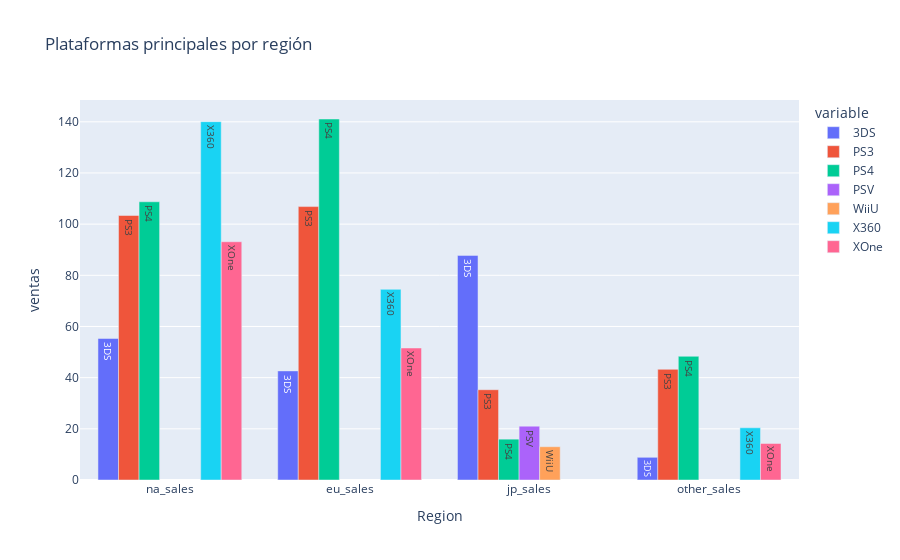

The notebook cell saved with this chart:
### Markdown cell above
**Gráfico 14.** Muestra las ventas de las plataformas principales en cada región. En qué región vende mas o menos cada plataforma

### Code cell
figura2 = px.bar(regions, x="index", y=regions.columns[1:], barmode='group', 
                 text='variable', title='Plataformas principales por región', 
                 labels={'index': 'Region', 'value': 'ventas'}
                 )
figura2

### Figure 1 — Plotly figure (JSON) as saved in the notebook; plotly's stock layout.template omitted (floating-point values rounded to 4 significant figures)
{"data": [{"alignmentgroup": "True", "hovertemplate": "variable=%{text}<br>Region=%{x}<br>ventas=%{y}<extra></extra>", "legendgroup": "3DS", "marker": {"color": "#636efa", "pattern": {"shape": ""}}, "name": "3DS", "offsetgroup": "3DS", "orientation": "v", "showlegend": true, "text": ["3DS", "3DS", "3DS", "3DS"], "textposition": "auto", "type": "bar", "x": ["na_sales", "eu_sales", "jp_sales", "other_sales"], "xaxis": "x", "y": [55.31, 42.64, 87.79, 8.87], "yaxis": "y"}, {"alignmentgroup": "True", "hovertemplate": "variable=%{text}<br>Region=%{x}<br>ventas=%{y}<extra></extra>", "legendgroup": "PS3", "marker": {"color": "#EF553B", "pattern": {"shape": ""}}, "name": "PS3", "offsetgroup": "PS3", "orientation": "v", "showlegend": true, "text": ["PS3", "PS3", "PS3", "PS3"], "textposition": "auto", "type": "bar", "x": ["na_sales", "eu_sales", "jp_sales", "other_sales"], "xaxis": "x", "y": [103.4, 106.9, 35.29, 43.26], "yaxis": "y"}, {"alignmentgroup": "True", "hovertemplate": "variable=%{text}<br>Region=%{x}<br>ventas=%{y}<extra></extra>", "legendgroup": "PS4", "marker": {"color": "#00cc96", "pattern": {"shape": ""}}, "name": "PS4", "offsetgroup": "PS4", "orientation": "v", "showlegend": true, "text": ["PS4", "PS4", "PS4", "PS4"], "textposition": "auto", "type": "bar", "x": ["na_sales", "eu_sales", "jp_sales", "other_sales"], "xaxis": "x", "y": [108.7, 141.1, 15.96, 48.35], "yaxis": "y"}, {"alignmentgroup": "True", "hovertemplate": "variable=%{text}<br>Region=%{x}<br>ventas=%{y}<extra></extra>", "legendgroup": "PSV", "marker": {"color": "#ab63fa", "pattern": {"shape": ""}}, "name": "PSV", "offsetgroup": "PSV", "orientation": "v", "showlegend": true, "text": ["PSV", "PSV", "PSV", "PSV"], "textposition": "auto", "type": "bar", "x": ["na_sales", "eu_sales", "jp_sales", "other_sales"], "xaxis": "x", "y": [null, null, 21.04, null], "yaxis": "y"}, {"alignmentgroup": "True", "hovertemplate": "variable=%{text}<br>Region=%{x}<br>ventas=%{y}<extra></extra>", "legendgroup": "WiiU", "marker": {"color": "#FFA15A", "pattern": {"shape": ""}}, "name": "WiiU", "offsetgroup": "WiiU", "orientation": "v", "showlegend": true, "text": ["WiiU", "WiiU", "WiiU", "WiiU"], "textposition": "auto", "type": "bar", "x": ["na_sales", "eu_sales", "jp_sales", "other_sales"], "xaxis": "x", "y": [null, null, 13.01, null], "yaxis": "y"}, {"alignmentgroup": "True", "hovertemplate": "variable=%{text}<br>Region=%{x}<br>ventas=%{y}<extra></extra>", "legendgroup": "X360", "marker": {"color": "#19d3f3", "pattern": {"shape": ""}}, "name": "X360", "offsetgroup": "X360", "orientation": "v", "showlegend": true, "text": ["X360", "X360", "X360", "X360"], "textposition": "auto", "type": "bar", "x": ["na_sales", "eu_sales", "jp_sales", "other_sales"], "xaxis": "x", "y": [140.1, 74.52, null, 20.4], "yaxis": "y"}, {"alignmentgroup": "True", "hovertemplate": "variable=%{text}<br>Region=%{x}<br>ventas=%{y}<extra></extra>", "legendgroup": "XOne", "marker": {"color": "#FF6692", "pattern": {"shape": ""}}, "name": "XOne", "offsetgroup": "XOne", "orientation": "v", "showlegend": true, "text": ["XOne", "XOne", "XOne", "XOne"], "textposition": "auto", "type": "bar", "x": ["na_sales", "eu_sales", "jp_sales", "other_sales"], "xaxis": "x", "y": [93.12, 51.59, null, 14.27], "yaxis": "y"}], "layout": {"barmode": "group", "legend": {"title": {"text": "variable"}, "tracegroupgap": 0}, "title": {"text": "Plataformas principales por región"}, "xaxis": {"anchor": "y", "domain": [0, 1], "title": {"text": "Region"}}, "yaxis": {"anchor": "x", "domain": [0, 1], "title": {"text": "ventas"}}}}
